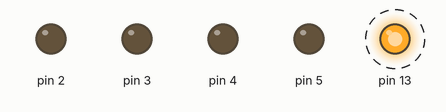
Recording of a program running on a simulated Arduino Uno, built with avr-gcc and run on an emulated ATmega328P. Shown: output pins drawn as LEDs (lit = HIGH). Dashed ring = blinking.

Above: at 0.1 s.
At 38.1 s:
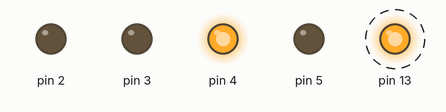
Timing chart, 0 to 40.0 s (numbered marks = the images above):
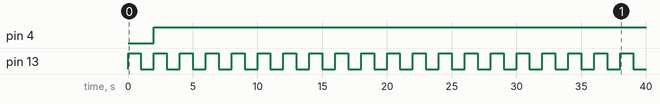

The program:

main.cpp
```cpp
#include <Arduino.h>
int Z=0,Y=0,X=1,W=1;
int D,C,B,A;
void disp_7474(int D,int C,int B,int A)
{
digitalWrite(2, A);
digitalWrite(3, B);
digitalWrite(4, C);
digitalWrite(5, D);
}
void setup(){
    pinMode(13, OUTPUT);
    pinMode(6, INPUT);
    pinMode(7, INPUT);
    pinMode(8, INPUT);
    pinMode(9, INPUT);
    pinMode(2, OUTPUT);
    pinMode(3, OUTPUT);
    pinMode(4, OUTPUT);
    pinMode(5, OUTPUT);
}

// the loop function runs over and over again forever
void loop() {
digitalWrite(13, HIGH);
delay(1000);
digitalWrite(13, LOW);
delay(1000);
A=(!W&&!X&&!Y) || (!W&&X&&!Y&&!Z) || (!W&&!X&&Y&&!Z) || (!W&&X&&!Y&&!Z);
B=(W&&!X&&!Y&&!Z) || (!W&&X&&!Y&&!Z) || (W&&!X&&Y&&!Z) || (!W&&X&&Y&&!Z);
C=(W&&X&&!Y&&!Z) || (!W&&!X&&Y&&!Z) || (W&&!X&&Y&&!Z) || (!W&&X&&Y&&!Z);
D=(W&&X&&Y&&!Z) || (!W&&!X&&!Y&&Z);
disp_7474(D,C,B,A);
}
```

Measured:
- by itself, pin 4: LOW → HIGH at 2.0 s
- by itself, pin 13: alternates HIGH for 1.0 s and LOW for 1.0 s
